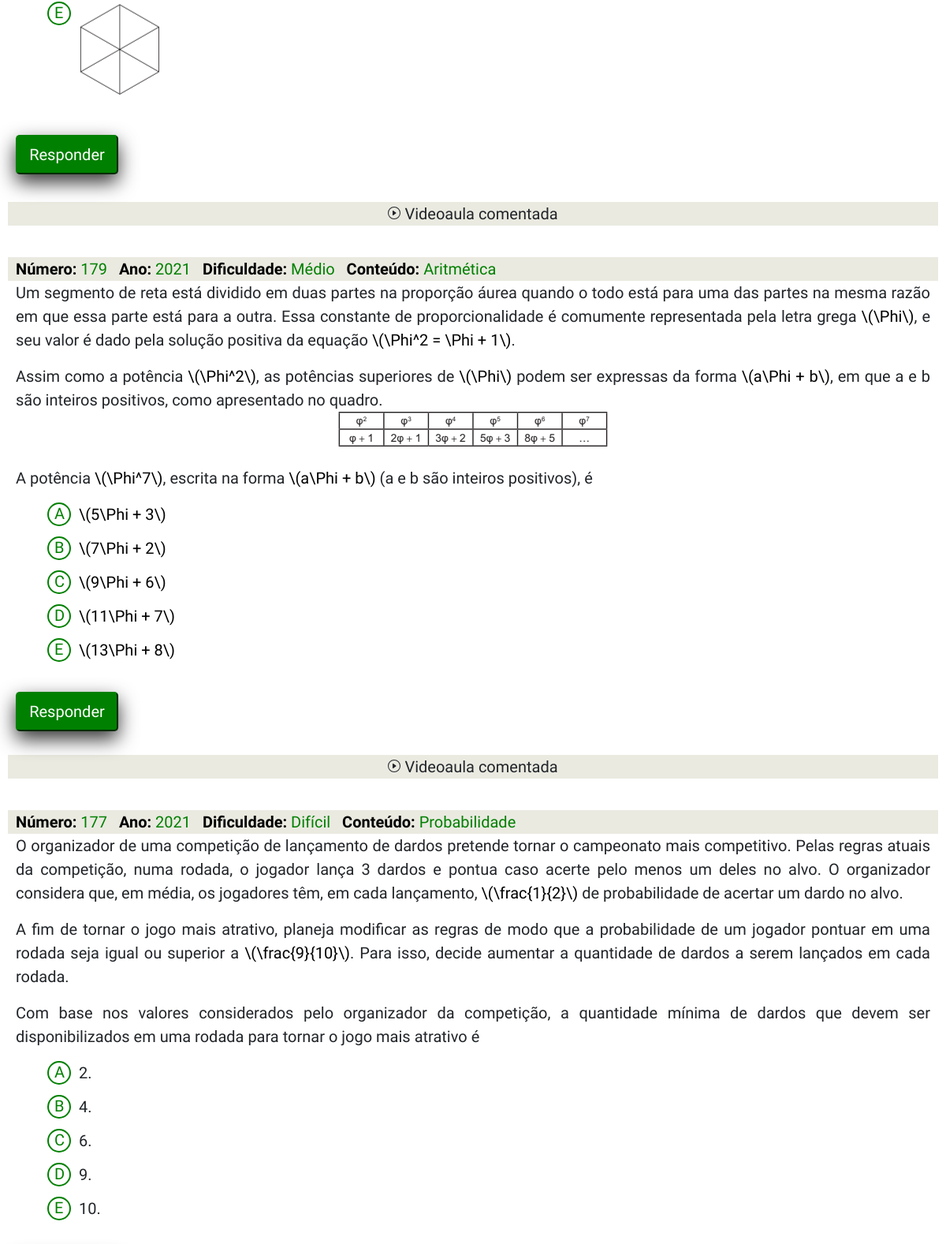
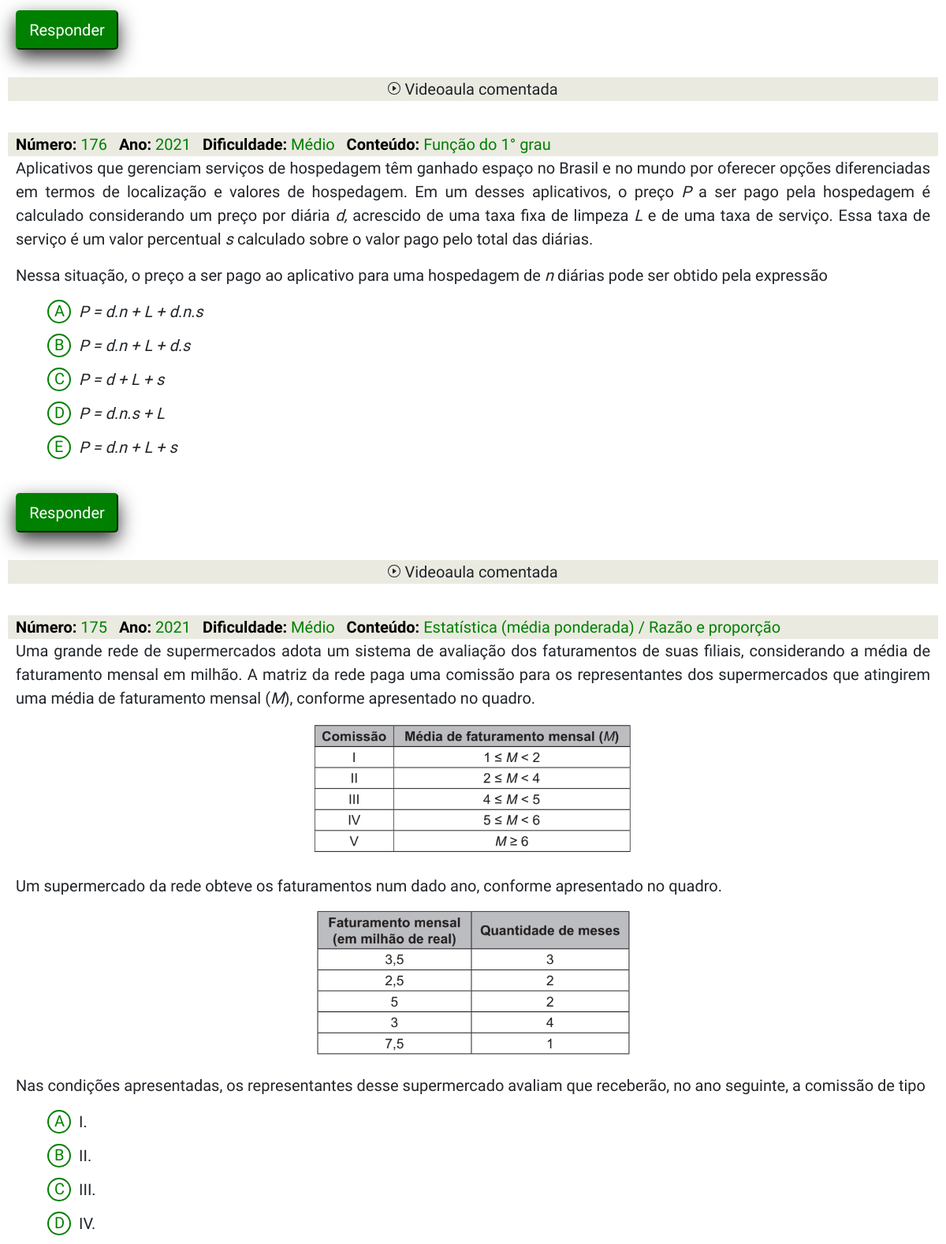
The page /questoes/ (middle part) on the database as committed earlier (2 pictures, top to bottom).
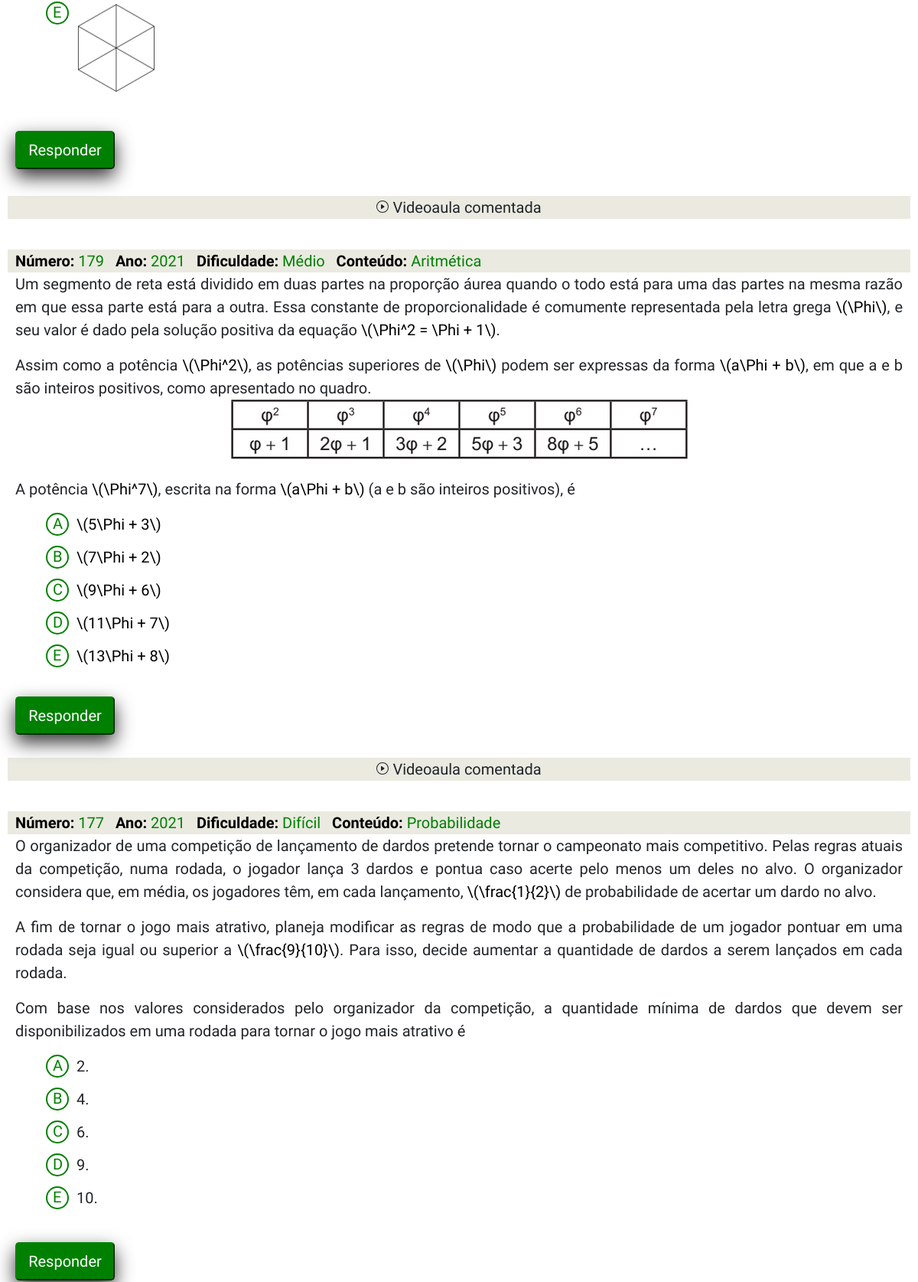
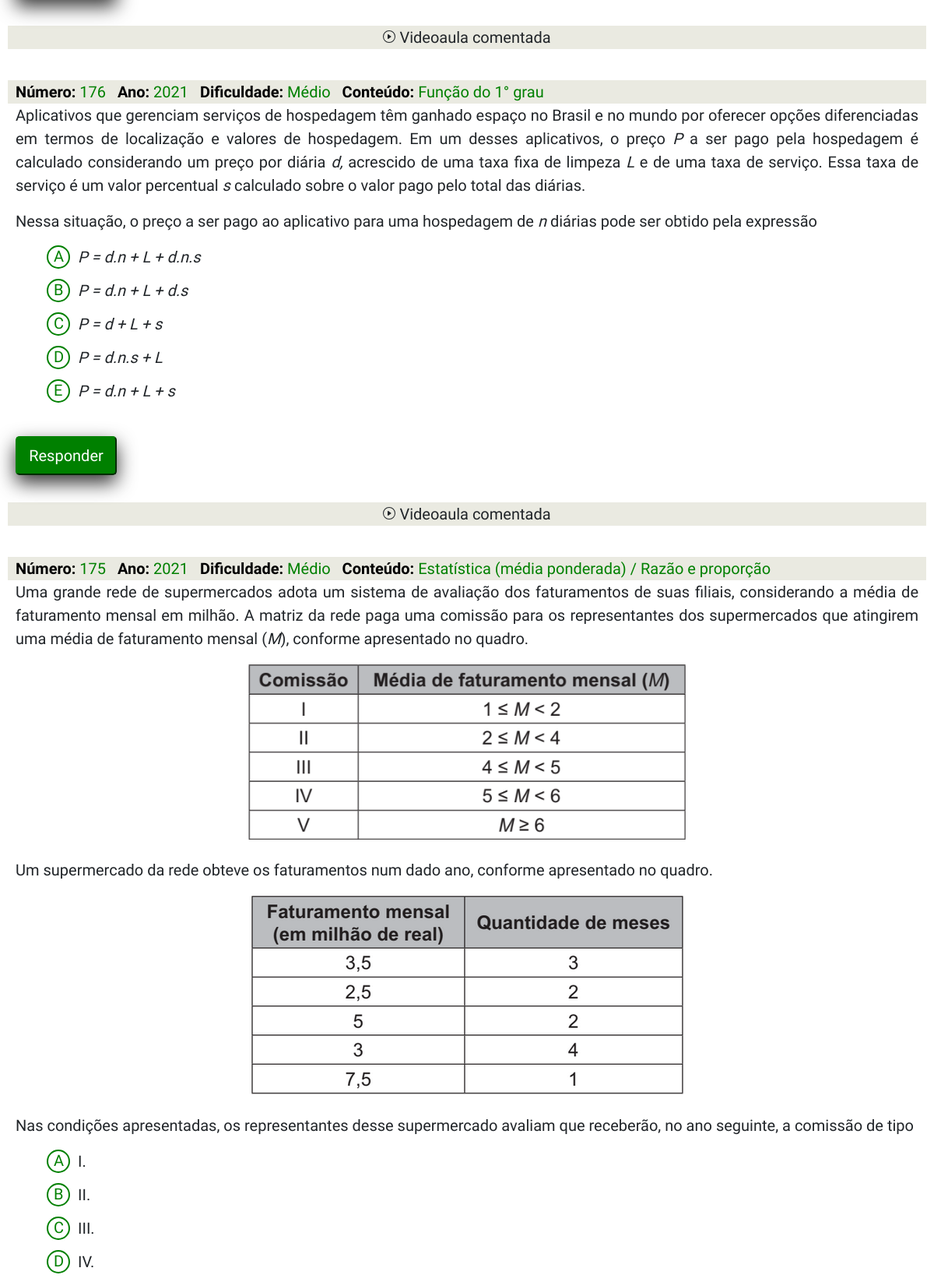
The same page on the database as committed later (2 pictures, top to bottom).
### app/models/questoe.py (models this page shows, shortened)
class Questoe(BaseModel):
    numero = models.IntegerField()
    ESCOLHAS_ANO = (
        ('2018', '2018'), ('2019', '2019'), ('2020', '2020'), ('2021', '2021'), ('2022', '2022'), ('2023', '2023'),
    )
    ano = models.CharField(max_length=4, choices=ESCOLHAS_ANO)
    conteudo = models.CharField(max_length=200)
    ESCOLHAS_DIFICULDADE = (
        ('Fácil', 'Fácil'), ('Médio', 'Médio'), ('Difícil', 'Difícil'),
    )
    ESCOLHAS_RESPOSTA = (
        ('a', 'a'), ('b', 'b'), ('c', 'c'), ('d', 'd'), ('e', 'e'),
    )
    dificuldade = models.CharField(max_length=8, choices=ESCOLHAS_DIFICULDADE)
    resposta_certa = models.CharField(max_length=1, choices=ESCOLHAS_RESPOSTA, default='')
    link = models.CharField(max_length=1000, verbose_name ='Link para o vídeo do youtube')
    enunciado1 = models.CharField(max_length=4000, default="", verbose_name='Copiar e colar o que tiver escrito no enunciado aqui, este campo é para filtro.')
    enunciado = RichTextUploadingField(verbose_name='Enunciado:')
    alternativa_a = RichTextUploadingField(verbose_name='Alternativa A: ')
    alternativa_b = RichTextUploadingField(verbose_name='Alternativa B: ')
    alternativa_c = RichTextUploadingField(verbose_name='Alternativa C: ')
    alternativa_d = RichTextUploadingField(verbose_name='Alternativa D: ')
    alternativa_e = RichTextUploadingField(verbose_name='Alternativa E: ')
    """Method to replace youtube link with embed"""
    """Return question's number and year"""

### app/views.py (the view)
# urls.py: path('questoes/', QuestoesList.as_view(), name='questoes'),
class QuestoesList(ListView):
    model = Questoe
    template_name = 'questoes.html'
    paginate_by = 5
    def get_queryset(self):
        text_enunciado = self.request.GET.get('enunciado')
        text_conteudo = self.request.GET.get('conteudo')
        text_anos = self.request.GET.get('anos')
        text_dificuldade = self.request.GET.get('dificuldade')
        if text_conteudo == None or text_conteudo == 'undefined':
            text_conteudo = ''
        if text_dificuldade == None or text_dificuldade == 'undefined':
            text_dificuldade = ''
        if text_anos == None or text_anos == 'undefined':
            text_anos = ''
        if text_enunciado == None or text_enunciado == 'undefined':
            text_enunciado = ''
        if text_conteudo or text_enunciado or text_dificuldade or text_anos:
            if(text_enunciado.isnumeric()) == True:
                questoes = Questoe.objects.filter(numero=int(text_enunciado),conteudo__icontains=text_conteudo, ano__icontains=text_anos, dificuldade__icontains=text_dificuldade)
            else:
                questoes = Questoe.objects.filter(enunciado1__icontains=text_enunciado,conteudo__icontains=text_conteudo, ano__icontains=text_anos, dificuldade__icontains=text_dificuldade)
        else:
            questoes = Questoe.objects.all()
        return questoes.order_by('-ano','-numero')

### templates/questoes.html (shortened to what the changed rows need)
{% extends 'base.html' %}
{% load static %}
{% block content %}
<head>
    <link rel="stylesheet" href="{% static 'css/questoes.css' %}">
    <link rel="stylesheet" href="https://unicons.iconscout.com/release/v4.0.0/css/line.css">
</head>
{% if object_list %}
  {% for questoe in object_list %}
    <div class="headerquestion">
        <span><b>Número:</b> {{questoe.numero}}&nbsp&nbsp</span>
        <span><b>Ano:</b> {{questoe.ano}}&nbsp&nbsp</span>
        <span><b>Dificuldade:</b> {{questoe.dificuldade}}&nbsp&nbsp</span>
        <span><b>Conteúdo:</b> {{questoe.conteudo}}&nbsp&nbsp</span>
    </div>
    <div class="bodyquestion" id="question{{questoe.id}}">
        <span>{{questoe.enunciado | safe}}</span>
    </div>
    <div class="answerquestion">
        <form action="{% url 'app:questoes' %}" method="GET" target="ola" id="questao">
          {% with separador=forloop.counter %}
                {% if separador == 1 %}
                  <label>
                    <input type="radio" name="radio" value="a"/>
                    <span class="spanOne">A</span>{{questoe.alternativa_a | safe}}
                  </label><br>
                  <label class="labelAdjust">
                    <input type="radio" name="radio" value="b"/>
                    <span class="spanOne">B</span>{{questoe.alternativa_b | safe}}
                  </label><br>
                  <label class="labelAdjust">
                    <input type="radio" name="radio" value="c"/>
                    <span class="spanOne">C</span>{{questoe.alternativa_c | safe}}
                  </label>
                  <br/>
                  <label class="labelAdjust">
                    <input type="radio" name="radio" value="d"/>
                    <span class="spanOne">D</span>{{questoe.alternativa_d | safe}}
                  </label><br>
                  <label class="labelAdjust">
                    <input type="radio" name="radio" value="e"/>
                    <span class="spanOne">E</span>{{questoe.alternativa_e | safe}}
                  </label>
                    <input type="hidden" value={{questoe.id}}>
                    <input type="hidden" value="{{questoe.resposta_certa}}">
                    <div class="finalcontainer">
                        <input type="submit" class="responder" id="responder" value="Responder" name="responder1" onclick="ResponderOne()"><br><br>
                        <span class="resposta" hidden="hidden" id="errorform1"> Você errou! A resposta correta é a letra <b>{{questoe.resposta_certa | capfirst}}</b></span>
                        <span class="respostacerta" hidden="hidden" id="certoform1"> Parabéns! Você acertou!</span>
                    </div>
                  <div class="QuestionOptions">
                    <div onclick="ShowVideoOne()" class="ButtonVideo" id="ButtonVideoOne" data-toggle="modal" data-target="#exampleModalCenter">
                      <svg xmlns="http://www.w3.org/2000/svg" width="16" height="16" fill="currentColor" class="bi bi-play-circle" viewBox="0 0 16 16">
                        <path d="M8 15A7 7 0 1 1 8 1a7 7 0 0 1 0 14zm0 1A8 8 0 1 0 8 0a8 8 0 0 0 0 16z"/>
                        <path d="M6.271 5.055a.5.5 0 0 1 .52.038l3.5 2.5a.5.5 0 0 1 0 .814l-3.5 2.5A.5.5 0 0 1 6 10.5v-5a.5.5 0 0 1 .271-.445z"/>
                      </svg>
                      <span>Videoaula comentada</span>
                    </div>
                  </div>
                {% elif separador == 2 %}
                  <label>
                    <input type="radio" name="radio2" value="a"/>
                    <span class="spanOne">A</span>{{questoe.alternativa_a | safe}}
                  </label>
                  <br/>
                  <label class="labelAdjust">
                    <input type="radio" name="radio2" value="b"/>
                    <span class="spanOne">B</span>{{questoe.alternativa_b | safe}}
                  </label>
                  <br/>
                  <label class="labelAdjust">
                    <input type="radio" name="radio2" value="c"/>
                    <span class="spanOne">C</span>{{questoe.alternativa_c | safe}}
                  </label>
                  <br/>
                  <label class="labelAdjust">
                    <input type="radio" name="radio2" value="d"/>
                    <span class="spanOne">D</span>{{questoe.alternativa_d | safe}}
                  </label><br>
                  <label class="labelAdjust">
                    <input type="radio" name="radio2" value="e"/>
                    <span class="spanOne">E</span>{{questoe.alternativa_e | safe}}
                  </label>
                    <div class="finalcontainer">
                        <input type="submit" class="responder" id="responder2" value="Responder" name="responder2" onclick="ResponderTwo()">
                    </div>
                    <div class="QuestionOptions">
                      <div onclick="ShowVideoTwo()" class="ButtonVideo" id="ButtonVideoOne" data-toggle="modal" data-target="#exampleModalCenter">
                        <span>Videoaula comentada</span>
                      </div>
                    </div>
                {% elif separador == 3 %}
                  <label>
                    <input type="radio" name="radio3" value="a"/>
                    <span class="spanOne">A</span>{{questoe.alternativa_a | safe}}
                  </label>
                  <br/>
                  <label class="labelAdjust">
                    <input type="radio" name="radio3" value="b"/>
                    <span class="spanOne">B</span>{{questoe.alternativa_b | safe}}
                  </label>
                  <br/>
                  <label class="labelAdjust">
                    <input type="radio" name="radio3" value="c"/>
                    <span class="spanOne">C</span>{{questoe.alternativa_c | safe}}
                  </label>
                  <br/>
                  <label class="labelAdjust">
                    <input type="radio" name="radio3" value="d"/>
                    <span class="spanOne">D</span>{{questoe.alternativa_d | safe}}
                  </label><br>
                  <label class="labelAdjust">
                    <input type="radio" name="radio3" value="e"/>
                    <span class="spanOne">E</span>{{questoe.alternativa_e | safe}}
                  </label>
                    <input type="hidden" value={{questoe.id}}>
                    <input type="hidden" value="{{questoe.resposta_certa}}">
                    <div class="finalcontainer">
                        <input type="submit" class="responder" id="responder3" value="Responder" name="responder3" onclick="ResponderThree()"><br><br>
                        <span class="resposta" hidden="hidden" id="errorform3"> Você errou! A resposta correta é a letra <b>{{questoe.resposta_certa | capfirst}}</b></span>
                        <span class="respostacerta" hidden="hidden" id="certoform3"> Parabéns! Você acertou!</span>
                    </div>
                    <div class="QuestionOptions">
                      <div onclick="ShowVideoThree()" class="ButtonVideo" id="ButtonVideoOne" data-toggle="modal" data-target="#exampleModalCenter">
                        <svg xmlns="http://www.w3.org/2000/svg" width="16" height="16" fill="currentColor" class="bi bi-play-circle" viewBox="0 0 16 16">
                          <path d="M8 15A7 7 0 1 1 8 1a7 7 0 0 1 0 14zm0 1A8 8 0 1 0 8 0a8 8 0 0 0 0 16z"/>
                          <path d="M6.271 5.055a.5.5 0 0 1 .52.038l3.5 2.5a.5.5 0 0 1 0 .814l-3.5 2.5A.5.5 0 0 1 6 10.5v-5a.5.5 0 0 1 .271-.445z"/>
                        </svg>
                        <span>Videoaula comentada</span>
                      </div>
                    </div>
                {% elif separador == 4 %}
                  <label>
                    <input type="radio" name="radio4" value="a"/>
                    <span class="spanOne">A</span>{{questoe.alternativa_a | safe}}
                  </label>
                  <br/>
                  <label class="labelAdjust">
                    <input type="radio" name="radio4" value="b"/>
                    <span class="spanOne">B</span>{{questoe.alternativa_b | safe}}
                  </label>
                  <br/>
                  <label class="labelAdjust">
                    <input type="radio" name="radio4" value="c"/>
                    <span class="spanOne">C</span>{{questoe.alternativa_c | safe}}
                  </label>
                  <br/>
                  <label class="labelAdjust">
                    <input type="radio" name="radio4" value="d"/>
                    <span class="spanOne">D</span>{{questoe.alternativa_d | safe}}
                  </label><br>
                  <label class="labelAdjust">
                    <input type="radio" name="radio4" value="e"/>
                    <span class="spanOne">E</span>{{questoe.alternativa_e | safe}}
                  </label>
                    <input type="hidden" value={{questoe.id}}>
                    <input type="hidden" value="{{questoe.resposta_certa}}">
                    <div class="finalcontainer">
                        <input type="submit" class="responder" id="responder4" value="Responder" name="responder4" onclick="ResponderFour()"><br><br>
                        <span class="resposta" hidden="hidden" id="errorform4"> Você errou! A resposta correta é a letra <b>{{questoe.resposta_certa | capfirst}}</b></span>
                        <span class="respostacerta" hidden="hidden" id="certoform4"> Parabéns! Você acertou!</span>
                    </div>
                    <div class="QuestionOptions">
                      <div onclick="ShowVideoFour()" class="ButtonVideo" id="ButtonVideoOne" data-toggle="modal" data-target="#exampleModalCenter">
                        <svg xmlns="http://www.w3.org/2000/svg" width="16" height="16" fill="currentColor" class="bi bi-play-circle" viewBox="0 0 16 16">
                          <path d="M8 15A7 7 0 1 1 8 1a7 7 0 0 1 0 14zm0 1A8 8 0 1 0 8 0a8 8 0 0 0 0 16z"/>
                          <path d="M6.271 5.055a.5.5 0 0 1 .52.038l3.5 2.5a.5.5 0 0 1 0 .814l-3.5 2.5A.5.5 0 0 1 6 10.5v-5a.5.5 0 0 1 .271-.445z"/>
                        </svg>
                        <span>Videoaula comentada</span>
                      </div>
                    </div>
                {% elif separador == 5 %}
                  <label>
                    <input type="radio" name="radio5" value="a"/>
                    <span class="spanOne">A</span>{{questoe.alternativa_a | safe}}
                  </label>
                  <br/>
                  <label class="labelAdjust">
                    <input type="radio" name="radio5" value="b"/>
                    <span class="spanOne">B</span>{{questoe.alternativa_b | safe}}
                  </label>
                  <br/>
                  <label class="labelAdjust">
                    <input type="radio" name="radio5" value="c"/>
                    <span class="spanOne">C</span>{{questoe.alternativa_c | safe}}
                  </label>
                  <br/>
                  <label class="labelAdjust">
                    <input type="radio" name="radio5" value="d"/>
                    <span class="spanOne">D</span>{{questoe.alternativa_d | safe}}
                  </label><br>
                {% endif %}
            {% endwith %}
        </form>
  {% endfor %}
{% else %}
  <p id="noQuestion">Não foram encontradas questões com os filtros escolhidos!</p>
{% endif %}
{% endblock content %}

Rows that differ between the two databases and show on the page:
changed Questoe "Aritmética": enunciado: a different picture
changed Questoe "Estatística (média ponderada) / Razão e proporção": enunciado: a different picture
